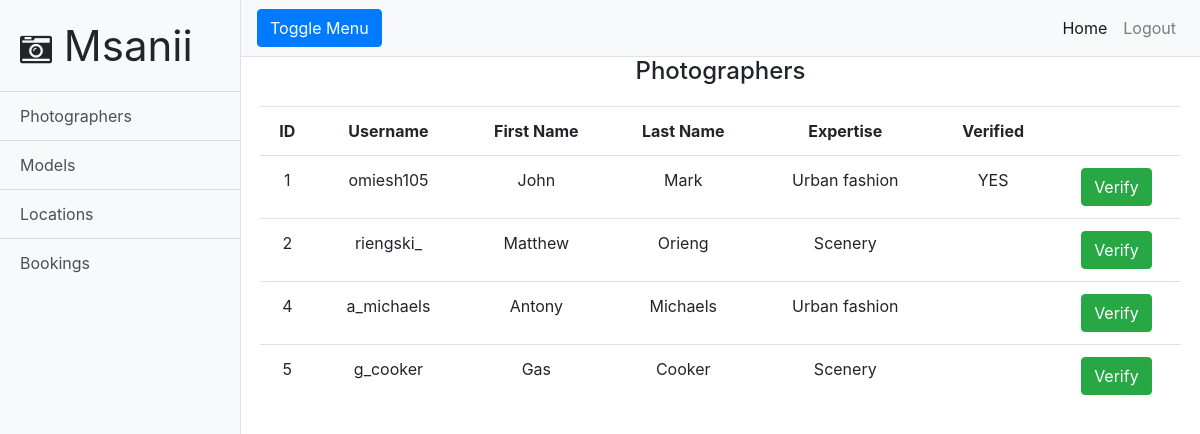
Page /admin/admin.php?id=1 on the earlier database version.
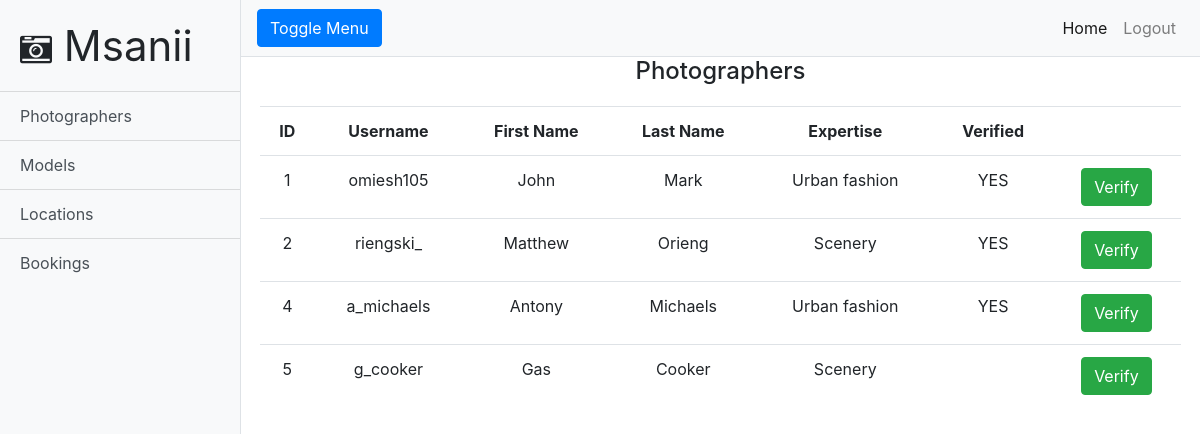
Same page on the later database version.
### tables this page shows
CREATE TABLE `photographers` (
  `photographer_id` int(11) NOT NULL,
  `first_name` text NOT NULL,
  `last_name` text NOT NULL,
  `username` text NOT NULL,
  `email` varchar(40) NOT NULL,
  `expertise` text NOT NULL,
  `bio` text NOT NULL,
  `password` text NOT NULL,
  `verified` text NOT NULL
);

### admin/admin.php (the view, shortened to what this page needs)
<!DOCTYPE html>
<html lang="en">
<head>
  <link href="../vendor/bootstrap/css/bootstrap.min.css" rel="stylesheet">
  <link href="../css/simple-sidebar.css" rel="stylesheet">
  <link rel="stylesheet" href="https://cdnjs.cloudflare.com/ajax/libs/font-awesome/4.7.0/css/font-awesome.min.css">
</head>
<body>
  <div class="d-flex" id="wrapper">
    <div class="bg-light border-right" id="sidebar-wrapper">
      <div class="sidebar-heading" style="font-size: 42px">
        <i class="fa fa-camera-retro" style="font-size: 32px"></i>&nbsp;Msanii
      </div>
      <div class="list-group list-group-flush">
        <a href="admin.php?id=1" class="list-group-item list-group-item-action bg-light">Photographers</a>
        <a href="admin.php?id=2" class="list-group-item list-group-item-action bg-light">Models</a>
        <a href="admin.php?id=3" class="list-group-item list-group-item-action bg-light">Locations</a>
        <a href="admin.php?id=4" class="list-group-item list-group-item-action bg-light">Bookings</a>
      </div>
    </div>
    <div id="page-content-wrapper">
      <nav class="navbar navbar-expand-lg navbar-light bg-light border-bottom">
        <button class="btn btn-primary" id="menu-toggle">Toggle Menu</button>
        <div class="collapse navbar-collapse" id="navbarSupportedContent">
          <ul class="navbar-nav ml-auto mt-2 mt-lg-0">
            <li class="nav-item active">
              <a class="nav-link" href="index.php">Home<span class="sr-only">(current)</span></a>
            </li>
            <li class="nav-item">
              <a class="nav-link" href="../logout.php">Logout</a>
            </li>
          </ul>
        </div>
      </nav>
      <div class="container-fluid" style="text-align: center">
        <?php if(isset($_GET["id"])) {
          switch ($_GET["id"]) {
            case '1':
              echo "<h4 style=\"text-align: center;\">Photographers</h4>";
              break;
          }
        }
        else{
          echo "<h4 style=\"text-align: center;\">Admin</h4>";
        }
        ?>
        <div class="row" style="margin-top: 20px">
          <div class="col-md-12">
            <?php
              require '../connect.php';
              if (isset($_GET["id"]) && $_GET["id"] == 1) {
                $sql = "SELECT * FROM photographers";
                $result = $conn -> query($sql);
                if ($result -> num_rows > 0) {
                  echo "<table class=\"table\">";
                  echo "<tr>";
                  echo "<th>ID</th>";
                  echo "<th>Username</th>";
                  echo "<th>First Name</th>";
                  echo "<th>Last Name</th>";
                  echo "<th>Expertise</th>";
                  echo "<th>Verified</th>";
                  echo "<th></th>";
                  echo "</tr>";
                  while ($row = $result -> fetch_assoc()) {
                    echo "<tr>";
                    echo "<td>".$row["photographer_id"]."</td>";
                    echo "<td>".$row["username"]."</td>";
                    echo "<td>".$row["first_name"]."</td>";
                    echo "<td>".$row["last_name"]."</td>";
                    echo "<td>".$row["expertise"]."</td>";
                    echo "<td>".$row["verified"]."</td>";
                    echo "<td><a class=\"btn btn-success\" href=\"verify.php?table=photographers&&id=".$row["photographer_id"]."\">Verify</a></td>";
                    echo "</tr>";
                  }
                }
              }
              else{
                echo "<h3 style=\"font-size: 100px; text-align: center; color: lightgrey; margin-top: 100px; margin-left: 300px;\">Msanii Admin<h3>";
              }
             ?>
          </div>
      </div>
  </div>
</body>
</html>

Differences in the rows shown:
changed photographers "riengski_": verified (not shown) → "YES"
changed photographers "a_michaels": verified (not shown) → "YES"
